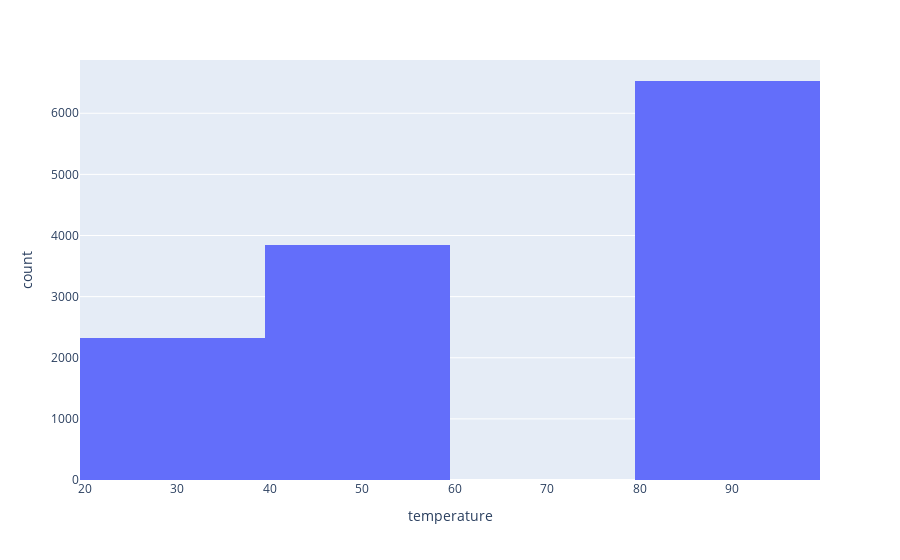

Notebook code cell kept with this figure:
### Code cell
#6.Use a histogram to visualize the temperature column.

hist = px.histogram(df, x= 'temperature')
hist

### Figure 1 — Plotly figure (JSON) as saved in the notebook; plotly's stock layout.template omitted (floating-point values rounded to 4 significant figures; data arrays with more than 128 entries replaced by an {"elided": "..."} marker saying what was removed)
{"data": [{"alignmentgroup": "True", "bingroup": "x", "hovertemplate": "temperature=%{x}<br>count=%{y}<extra></extra>", "legendgroup": "", "marker": {"color": "#636efa", "pattern": {"shape": ""}}, "name": "", "offsetgroup": "", "orientation": "v", "showlegend": false, "type": "histogram", "x": {"elided": "12684 int values"}, "xaxis": "x", "yaxis": "y"}], "layout": {"barmode": "relative", "legend": {"tracegroupgap": 0}, "margin": {"t": 60}, "xaxis": {"anchor": "y", "domain": [0, 1], "title": {"text": "temperature"}}, "yaxis": {"anchor": "x", "domain": [0, 1], "title": {"text": "count"}}}}
